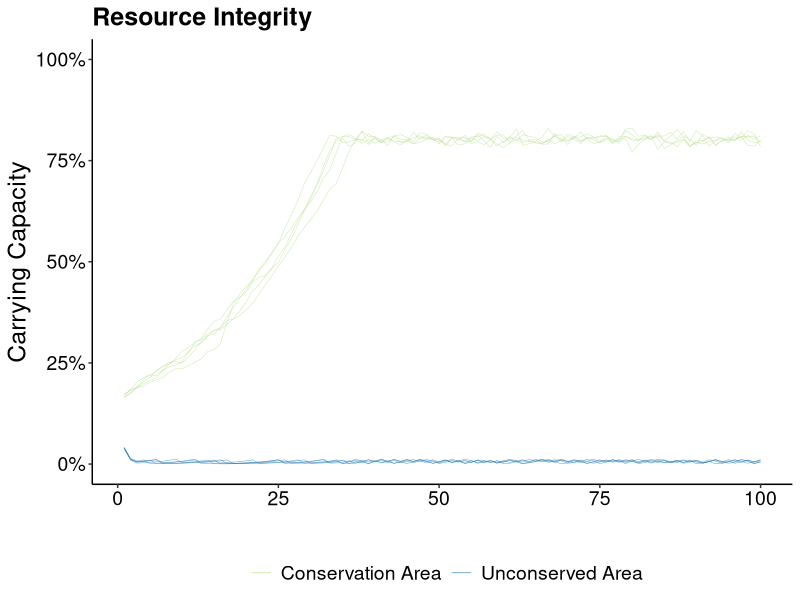

Reproduce this figure in R. (Note: this script raises an error after producing the figure.)
#####Scheduling
#Establish a degraded resource
#set some of that into a conservation area
#Establish a population
#Some % of the population buys into the conservation project (low %)
#That % gets a payment every time step..maybe once?...maybe every 12 time steps?
#People not enrolled harvest from the entire landscape
#people enrolled harvest from just the un-conserved area. 
#At the end of each time step, everyone learns via success biased imitation (equation from equifinality paper)
#People either enroll of unenroll
#Measure the number of people enrolled/unenrolled
#Measure the % CC of the resource

#repeat for 1:t
library(ggplot2)
#####

abm<-function(#Specified parameters
  Individuals=100, #number of total resource users in a population
  
  TotalCarryingCapacity=10000, #total available resource units
  
  StartPercCarryingCapacity = 0.1, #amount of resources available in the landscape at the start in proportion to CC
  
  PaymentAmount = 5, 
  
  
  PercProtected=0.3, #percent of the total resource that's in a protected area
  
  EnrollPercStart=0.05, #percent of individuals who start by following the rules at t0
  
  LearningStrategy = "Success Bias", #options are Success Bias & Conformist...not implementing this...for now
  
  BiasStrength = 1.5,
  
  TimeSteps=20,
  ResourceRegenerationPerTimeStep=1.15,
  harvestMax=25,
  ProbOfMobility=0.5){
  
  ## Set parameters
  PercWorking= 1-PercProtected #percent of resource in a working landscape
  TotalCCResourceProtected=PercProtected*TotalCarryingCapacity #total resource units in carrying capacity of protected area
  TotalCCResourceWorking=PercWorking*TotalCarryingCapacity #total resource units in carrying capacity of working area
  StartResourceWorking = TotalCCResourceWorking*StartPercCarryingCapacity #number of resources in the working landscape starting
  StartResourceProtected = TotalCCResourceProtected*StartPercCarryingCapacity #number of resources in the protected landscape starting
  EnrollNumStart= as.integer(EnrollPercStart*Individuals) #number of individuals cooperating fully at t0
  NotEnrollNumStart= Individuals - EnrollNumStart#number of individuals defecting at t0
  Enrolled = c(rep(1,EnrollNumStart),rep(0,NotEnrollNumStart))#enrolled or not
  
  PercTimeProtected = PercProtected*(1-Enrolled) #percent of their foraging time each indv spends in the PA. For those not enrolled this is = the the % protected..Treat whole landscape equally
  PercTimeWorking = (1-PercTimeProtected)#percent of their foraging time each indv spends in the working landscape
  
  agents<-data.frame(Enrolled,
                     PercTimeProtected,
                     PercTimeWorking,
                     PayoffProtectedLastTime = rep(NA,Individuals),
                     PayoffWorkingLastTime= rep(NA,Individuals))   #dataframe to be filled with initial payoffs
  
  ProtectPerDefect<-ifelse(NotEnrollNumStart ==0,as.integer(StartResourceProtected),as.integer(StartResourceProtected/NotEnrollNumStart)) #protected area resources per each individual harvesting there
  WorkingPerTotal<-as.integer(StartResourceWorking/Individuals) #working landscape resources per individual
  
  
  for ( i in 1:nrow(agents)){  #fill the starting df percent payoff from the protected landscape is a function of the amount 
    agent2<-agents[i,]   #of resources there per individual searching there, and a random draw with a chance of success equal to time spent
    agents[i,5]<-rbinom(1,WorkingPerTotal,agent2$PercTimeWorking)
    agents[i,5]<-ifelse(agents[i,5]>=harvestMax,harvestMax,agents[i,5])
    agents[i,4]<- ifelse(agents[i,5]< harvestMax,rbinom(1,ProtectPerDefect,agent2$PercTimeProtected),0) #if they didnt get the max harvest, then 
    agents[i,4]<-ifelse(agents[i,4]>harvestMax-agents[i,5],harvestMax-agents[i,5],agents[i,4])
  } #see what they get from the working landscape first
  
  
  agents$PayoffTotalLastTime<- agents$PayoffProtectedLastTime + agents$PayoffWorkingLastTime #total payoff is the sum of what they get from both areas
  
  
  output<-data.frame(timeStep = 1:TimeSteps, #create df to fill with the outputs from each time step
                     Enrolled = rep(NA,TimeSteps),
                     NumResourcesProtect = rep(NA,TimeSteps),
                     percCCProtect = rep(NA,TimeSteps),
                     NumResourcesWorking = rep(NA,TimeSteps),
                     percCCWorking = rep(NA,TimeSteps),
                     meanPayoff = rep(NA,TimeSteps))
  
  output$Enrolled[1] <- sum(agents$Enrolled)  #fill it with the outouts from time 1
  output$NumResourcesProtect[1] <- StartResourceProtected-sum(agents$PayoffProtectedLastTime) 
  output$NumResourcesWorking[1] <- StartResourceWorking-sum(agents$PayoffWorkingLastTime) 
  output$percCCProtect[1]  <- output$NumResourcesProtect[1]/TotalCCResourceProtected
  output$percCCWorking[1]  <- output$NumResourcesWorking[1]/TotalCCResourceWorking
  output$meanPayoff[1]  <- mean(agents$PayoffTotalLastTime) 
  
  
  for (t in 2:TimeSteps){  #run the abm for all of the time steps
    
    #choose new strategy  
    
    LastTimeAgents<-agents  #save the agents from the previous time to a new df
    
    if(sum(LastTimeAgents$Enrolled)==Individuals){ #if there's no one NOT enrolled, unenroll someone at random
      LastTimeAgents[sample(1:Individuals,1),"Enrolled"]<-0
    }
    
    if(sum(LastTimeAgents$Enrolled)==0){ #if there's no one  enrolled, enroll someone at random
      LastTimeAgents[sample(1:Individuals,1),"Enrolled"]<-1
      
    }
    
    
    
    
    
    succLearn<-function(agentdf){
      #meanPayoffEnroll
      if(sum(agentdf$Enrolled)==0){
        payMeanEnrl<-0}
      if(sum(agentdf$Enrolled)!=0){
        payMeanEnrl<-mean(agentdf[agentdf$Enrolled==1,]$PayoffTotalLastTime)}
      
      #meanPayoffUnenroll
      if(sum(agentdf$Enrolled)==nrow(agentdf)){
        payMeanNOTEnrl<-0}
      if(sum(agentdf$Enrolled)!=nrow(agentdf)){
        payMeanNOTEnrl<-mean(agentdf[agentdf$Enrolled==0,]$PayoffTotalLastTime)} 
      
      probEnroll<-exp(BiasStrength*payMeanEnrl)/
        (exp(BiasStrength*payMeanEnrl)+exp(BiasStrength*payMeanNOTEnrl))
      
      agentdf$Enrolled<-rbinom(nrow(agentdf),1, probEnroll)
      return(agentdf$Enrolled)
    }
    
    
    
    #need to change this so agents can spend varying portions of time in each zone
    
    if(LearningStrategy == "Success Bias"){
      
      #success biased leaning accross the whole group
      #NewEnroll<-succLearn(LastTimeAgents)
      #success biased learning within small groups
      NewEnroll<-rep(NA,Individuals)
      groups<-split(sample(1:Individuals),f=1:50)
      
      
      for(j in 1:length(groups)){
        group<-LastTimeAgents[groups[[j]],]      
        groupEnroll<-succLearn(group)  
        NewEnroll[groups[[j]]]<-groupEnroll
      }
      
    } #end success biased learning
    
    ###OLD one from Barrett. This does not model disease dynamics
    #ConfLearn<-function(agentdf){
    
    
    #probEnroll<-(length(which(agentdf$Enrolled==1)))^BiasStrength/
    #((length(which(agentdf$Enrolled==1)))^BiasStrength+(length(which(agentdf$Enrolled==0)))^BiasStrength)
    
    #apply to ALL agents
    # agentdf$Enrolled<-rbinom(nrow(agentdf),1, probEnroll)
    
    #apply to only unenrolled
    # agentsdf$Enrolled<-ifelse(agentsdf$Enrolled == 0, rbinom(1,1, probEnroll),1)
    
    #return(agentdf$Enrolled)
    #}
    
    #BETTER implementation. disease spread
    
    
    
    #start conformist learning
    if(LearningStrategy=="Conformist Bias"){
      
      spreadProb<-0.25 #0.25
      recProb<-0.03 #0.01
      
      NewEnroll<-rep(NA,Individuals)
      
      
      for(a in 1:nrow(LastTimeAgents)){
        thisagent<-LastTimeAgents[a,]
        otheragents<-LastTimeAgents[-a,]
        pairagent<-otheragents[sample(1:nrow(otheragents),1),]
        if(thisagent$Enrolled == 1){    NewEnroll[a]<-rbinom(1,1,1-recProb)}
        if(thisagent$Enrolled == 0){    NewEnroll[a]<-ifelse(pairagent$Enrolled ==1,
                                                             rbinom(1,1,spreadProb),0 )}
        
      }
      
      
      
    }
    
    #end conformist learning
    
    PercTimeProtected = PercProtected*(1-NewEnroll) #percent of their foraging time each indv spends in the PA. For those not enrolled this is = the the % protected..Treat whole landscape equally
    #PercTimeProtected = output$NumResourcesProtect[t-1]/(output$NumResourcesProtect[t-1]+output$NumResourcesWorking[t-1])
    
    PercTimeWorking = (1-PercTimeProtected)
    
    
    agents<-data.frame(Enrolled=NewEnroll,
                       PercTimeProtected,   #new agent dataframe to fill
                       PercTimeWorking,
                       PayoffProtectedLastTime = rep(NA,Individuals),
                       PayoffWorkingLastTime= rep(NA,Individuals)) 
    
    
    #New resource pools to pull from
    #Resources over the CC move with probability 'ProbOfMobility'
    
    NewProtectedResourcesTotal<-round(output$NumResourcesProtect[t-1] * ResourceRegenerationPerTimeStep,digits=0)
    ProtectedResourcesOverCC<-round(NewProtectedResourcesTotal-TotalCCResourceProtected,digits=0)
    ProtectedResourcesOverCC<- ifelse(ProtectedResourcesOverCC<=  0,0, ProtectedResourcesOverCC)
    
    NewWorkingResourcesTotal<-round(output$NumResourcesWorking[t-1] * ResourceRegenerationPerTimeStep,digits=0)
    WorkingResourcesOverCC<-round(NewWorkingResourcesTotal-TotalCCResourceWorking,digits=0)
    WorkingResourcesOverCC<- ifelse(WorkingResourcesOverCC<=  0,0, WorkingResourcesOverCC)
    
    
    ##Resource mobility
    
    
    #all resources mobile
    #LeaveWorking<-rbinom(1,NewWorkingResourcesTotal,ProbOfMobility) #number of resources which leave the protected area
    #LeaveProtected<-rbinom(1,NewProtectedResourcesTotal,ProbOfMobility)#number of resources which leave the working area
    
    #make it so only new resources can leave 
    LeaveWorking<-rbinom(1, WorkingResourcesOverCC,ProbOfMobility) #number of resources which leave the protected area
    LeaveProtected<-rbinom(1,ProtectedResourcesOverCC,ProbOfMobility)#number of resources which leave the working area
    
    
    #do the accounting on entering vs leaving individuals
    NewWorkingResourcesTotal<-NewWorkingResourcesTotal+LeaveProtected
    NewProtectedResourcesTotal<-NewProtectedResourcesTotal+LeaveWorking
    
    #Make sure they dont go over the CC again
    NewWorkingResourcesTotal<-ifelse(NewWorkingResourcesTotal<=TotalCCResourceWorking,NewWorkingResourcesTotal,TotalCCResourceWorking)
    NewProtectedResourcesTotal<-ifelse(NewProtectedResourcesTotal<=  TotalCCResourceProtected,NewProtectedResourcesTotal, TotalCCResourceProtected)
    
    #dont let them alll the way to 0. if they do they won't regenerate
    if(NewWorkingResourcesTotal==0){NewWorkingResourcesTotal<-as.integer(TotalCCResourceWorking*0.05)}
    if(NewProtectedResourcesTotal==0){NewProtectedResourcesTotal<-as.integer(TotalCCResourceProtected*0.05)}
    
    
    ##calculate available resources per individual
    if(nrow(agents[agents$PercTimeProtected>0,])==0){ProtectPerDefect<-NewProtectedResourcesTotal}
    if(nrow(agents[agents$PercTimeProtected>0,])!=0){ProtectPerDefect<-as.integer(NewProtectedResourcesTotal/nrow(agents[agents$PercTimeProtected>0,]))}
    WorkingPerTotal<-as.integer(NewWorkingResourcesTotal/Individuals)
    
    
    for ( i in 1:nrow(agents)){  #fill the starting df percent payoff from the protected landscape is a function of the amount 
      agent2<-agents[i,]   #of resources there per individual searching there, and a random draw with a chance of success equal to time spent
      agents[i,5]<-rbinom(1,WorkingPerTotal,agent2$PercTimeWorking)
      agents[i,5]<-ifelse(agents[i,5]>=harvestMax,harvestMax,agents[i,5])
      agents[i,4]<- ifelse(agents[i,5]< harvestMax,rbinom(1,ProtectPerDefect,agent2$PercTimeProtected),0) #if they didnt get the max harvest, then 
      agents[i,4]<-ifelse(agents[i,4]>harvestMax-agents[i,5],harvestMax-agents[i,5],agents[i,4])
    } #see what they get from the working landscape first
    
    
    
    agents$PayoffTotalLastTime<- agents$PayoffProtectedLastTime + agents$PayoffWorkingLastTime #total payoff is the sum of what they get from both areas
    #give payments to enrolled individuals
    agents$PayoffTotalLastTime<-agents$PayoffTotalLastTime+(PaymentAmount*agents$Enrolled)
    
    
    output$Enrolled[t] <- sum(agents$Enrolled)  #fill it with the outouts from time 1
    output$NumResourcesProtect[t] <- NewProtectedResourcesTotal-sum(agents$PayoffProtectedLastTime) 
    output$NumResourcesWorking[t]  <- NewWorkingResourcesTotal-sum(agents$PayoffWorkingLastTime)
    output$percCCProtect[t]  <- output$NumResourcesProtect[t]/TotalCCResourceProtected
    output$percCCWorking[t]  <- output$NumResourcesWorking[t]/TotalCCResourceWorking
    output$meanPayoff[t]  <- mean(agents$PayoffTotalLastTime)
    
  }

  
  
  return(output) 
}

#####Multi run to address reviewer comments
# success bias
set.seed(1)

runs<-5

NrunDt<-data.frame()

for(r in 1:runs){
  x<-abm(#Specified parameters
    Individuals=100, #number of total resource users in a population
    
    TotalCarryingCapacity=10000, #total available resource units
    
    StartPercCarryingCapacity = 0.20, #amount of resources available in the landscape at the start in proportion to CC
    
    PaymentAmount = 9, 
    
    PercProtected=0.20, #percent of the total resource that's in a protected area
    
    EnrollPercStart=0.02, #percent of individuals who start by following the rules at t0
    
    LearningStrategy = "Success Bias", #options are Success Bias & Conformist...not implementing this...for now
    
    BiasStrength = 1.1,
    
    TimeSteps=100,
    ResourceRegenerationPerTimeStep=1.3, #1.3
    harvestMax=15, #20
    ProbOfMobility=0.3)
  
  x$Run<-rep(r,nrow(x))
  NrunDt<-rbind(NrunDt,x)
  print(r)
}

mytheme<- theme(panel.grid.major = element_blank(), panel.grid.minor = element_blank(),
                plot.title = element_text( size=18, color="black",face="bold"),
                axis.title.x = element_text( size=18),
                axis.title.y = element_text( size=18),
                axis.text=(element_text(color="black", size=14)),
                legend.title = element_text(colour="black", size=18),
                legend.text = element_text( size = 14))

p1<-ggplot(data=NrunDt,aes(x=timeStep))+
  geom_line(aes(y=percCCProtect,color="Protected",group=Run),size=0.2,alpha=0.6)+
  geom_line(aes(y=percCCWorking,color="Working",group=Run),size=0.2,alpha=0.6)+
  theme_classic()+ylab("Carrying Capacity")+xlab("")+
  scale_y_continuous(labels = scales::percent,limits = c(0,1.0) )+
  scale_colour_manual(name = '', 
                      values =c('Protected'='#b2df8a','Working'='#1f78b4'), labels = c('Conservation Area','Unconserved Area'))+
  ggtitle("Resource Integrity")+mytheme +
  theme(legend.position="bottom")+ 
  guides(colour = guide_legend(override.aes = list(alpha = 1,size=1)))


p2<-ggplot(data=NrunDt,aes(x=timeStep))+
  geom_line(aes(y=meanPayoff,group=Run),size=0.2,alpha=0.6,color="#993404")+xlab("")+
  theme_classic()+ylab("Resource Units")+ylim(0,harvestMax+PaymentAmount)+
  ggtitle("Mean Individual Payoff")+mytheme

p3<-ggplot(data=NrunDt,aes(x=timeStep))+
  geom_line(aes(y=Enrolled,group=Run),size=0.2,alpha=0.6,color="#756bb1")+xlab("Time Step")+
  theme_classic()+ylab("Individuals")+ylim(0,Individuals)+
  ggtitle("Number Enrolled")+mytheme

x<-gridExtra::grid.arrange(p1,p2,p3,ncol=1)


#Now average across runs


SucBiasdat<-NrunDt%>%group_by(timeStep)%>%summarize(Enrolled=ceiling(median(Enrolled)))


#Conformist learning
runs<-5

NrunDtC<-data.frame()

for(r in 1:runs){
  x<-abm(#Specified parameters
    Individuals=100, #number of total resource users in a population
    
    TotalCarryingCapacity=10000, #total available resource units
    
    StartPercCarryingCapacity = 0.20, #amount of resources available in the landscape at the start in proportion to CC
    
    PaymentAmount = 9, 
    
    
    PercProtected=0.20, #percent of the total resource that's in a protected area
    
    EnrollPercStart=0.02, #percent of individuals who start by following the rules at t0
    
    LearningStrategy = "Conformist Bias", #options are Success Bias & Conformist...not implementing this...for now
    
    BiasStrength = 1.1,
    
    TimeSteps=100,
    ResourceRegenerationPerTimeStep=1.3, #.10
    harvestMax=15, #20
    ProbOfMobility=0.3)
  
  x$Run<-rep(r,nrow(x))
  NrunDtC<-rbind(NrunDtC,x)
  print(r)
}

mytheme<- theme(panel.grid.major = element_blank(), panel.grid.minor = element_blank(),
                plot.title = element_text( size=18, color="black",face="bold"),
                axis.title.x = element_text( size=18),
                axis.title.y = element_text( size=18),
                axis.text=(element_text(color="black", size=14)),
                legend.title = element_text(colour="black", size=18),
                legend.text = element_text( size = 14))

p1<-ggplot(data=NrunDtC,aes(x=timeStep))+
  geom_line(aes(y=percCCProtect,color="Protected",group=Run),size=0.2,alpha=0.6)+
  geom_line(aes(y=percCCWorking,color="Working",group=Run),size=0.2,alpha=0.6)+
  theme_classic()+ylab("Carrying Capacity")+xlab("")+
  scale_y_continuous(labels = scales::percent,limits = c(0,1.0) )+
  scale_colour_manual(name = '', 
                      values =c('Protected'='#b2df8a','Working'='#1f78b4'), labels = c('Conservation Area','Unconserved Area'))+
  ggtitle("Resource Integrity")+mytheme +
  theme(legend.position="bottom")


p2<-ggplot(data=NrunDtC,aes(x=timeStep))+
  geom_line(aes(y=meanPayoff,group=Run),size=0.2,alpha=0.6,color="#993404")+xlab("")+
  theme_classic()+ylab("Resource Units")+ylim(0,harvestMax+PaymentAmount)+
  ggtitle("Mean Individual Payoff")+mytheme

p3<-ggplot(data=NrunDtC,aes(x=timeStep))+
  geom_line(aes(y=Enrolled,group=Run),size=0.2,alpha=0.6,color="#756bb1")+xlab("Time Step")+
  theme_classic()+ylab("Individuals")+ylim(0,Individuals)+
  ggtitle("Number Enrolled")+mytheme

x<-gridExtra::grid.arrange(p1,p2,p3,ncol=1)

ConformBiasdat<-NrunDtC%>%group_by(timeStep)%>%summarize(Enrolled=ceiling(median(Enrolled)))





###
# Bad fit
set.seed(1)

runs<-5

NrunDt<-data.frame()

for(r in 1:runs){
  x<-abm(#Specified parameters
    Individuals=100, #number of total resource users in a population
    
    TotalCarryingCapacity=10000, #total available resource units
    
    StartPercCarryingCapacity = 0.80, #amount of resources available in the landscape at the start in proportion to CC
    
    PaymentAmount = 2, #2
    
    PercProtected=0.2, #0.2 #percent of the total resource that's in a protected area
    
    EnrollPercStart=0.02, #percent of individuals who start by following the rules at t0
    
    LearningStrategy = "Success Bias", #options are Success Bias & Conformist...not implementing this...for now
    
    BiasStrength = 1.1,
    
    TimeSteps=100,
    ResourceRegenerationPerTimeStep=1.1, #1.1
    harvestMax=7, #7
    ProbOfMobility=0.3)
  
  x$Run<-rep(r,nrow(x))
  NrunDt<-rbind(NrunDt,x)
  print(r)
}

mytheme<- theme(panel.grid.major = element_blank(), panel.grid.minor = element_blank(),
                plot.title = element_text( size=18, color="black",face="bold"),
                axis.title.x = element_text( size=12),
                axis.title.y = element_text( size=12),
                axis.text=(element_text(color="black", size=10)),
                legend.title = element_text(colour="black", size=14),
                legend.text = element_text( size = 12))

p1<-ggplot(data=NrunDt,aes(x=timeStep))+
  geom_line(aes(y=percCCProtect,color="Protected",group=Run),size=0.6,alpha=0.3)+
  geom_line(aes(y=percCCWorking,color="Working",group=Run),size=0.6,alpha=0.3)+
  theme_classic()+ylab("Carrying Capacity")+xlab("")+
  scale_y_continuous(labels = scales::percent,limits = c(0,1.0) )+
  scale_colour_manual(name = '', 
                      values =c('Protected'='#b2df8a','Working'='#1f78b4'), labels = c('Conservation Area','Unconserved Area'))+
  ggtitle("Resource Integrity")+mytheme +
  theme(legend.position="bottom")+ 
  guides(colour = guide_legend(override.aes = list(alpha = 1,size=1)))


p2<-ggplot(data=NrunDt,aes(x=timeStep))+
  geom_line(aes(y=meanPayoff,group=Run),size=0.2,alpha=0.6,color="#993404")+xlab("")+
  theme_classic()+ylab("Resource Units")+ylim(0,harvestMax+PaymentAmount)+
  ggtitle("Mean Individual Payoff")+mytheme

p3<-ggplot(data=NrunDt,aes(x=timeStep))+
  geom_line(aes(y=Enrolled,group=Run),size=0.2,alpha=0.6,color="#756bb1")+xlab("Time Step")+
  theme_classic()+ylab("Individuals")+ylim(0,Individuals)+
  ggtitle("Number Enrolled")+mytheme

x<-gridExtra::grid.arrange(p1,p2,p3,ncol=1)

SucBiasdat<-NrunDt%>%group_by(timeStep)%>%summarize(Enrolled=ceiling(median(Enrolled)))


